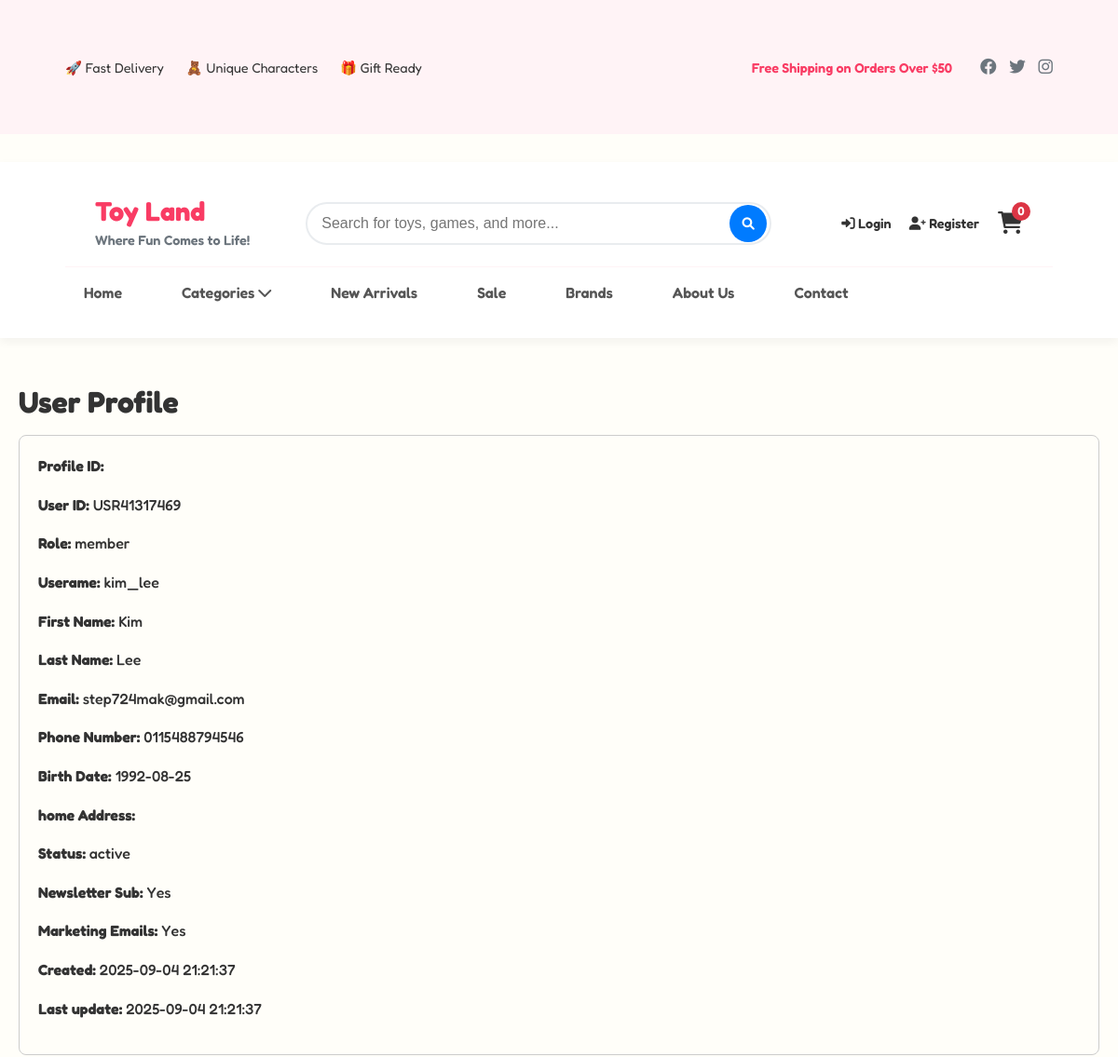
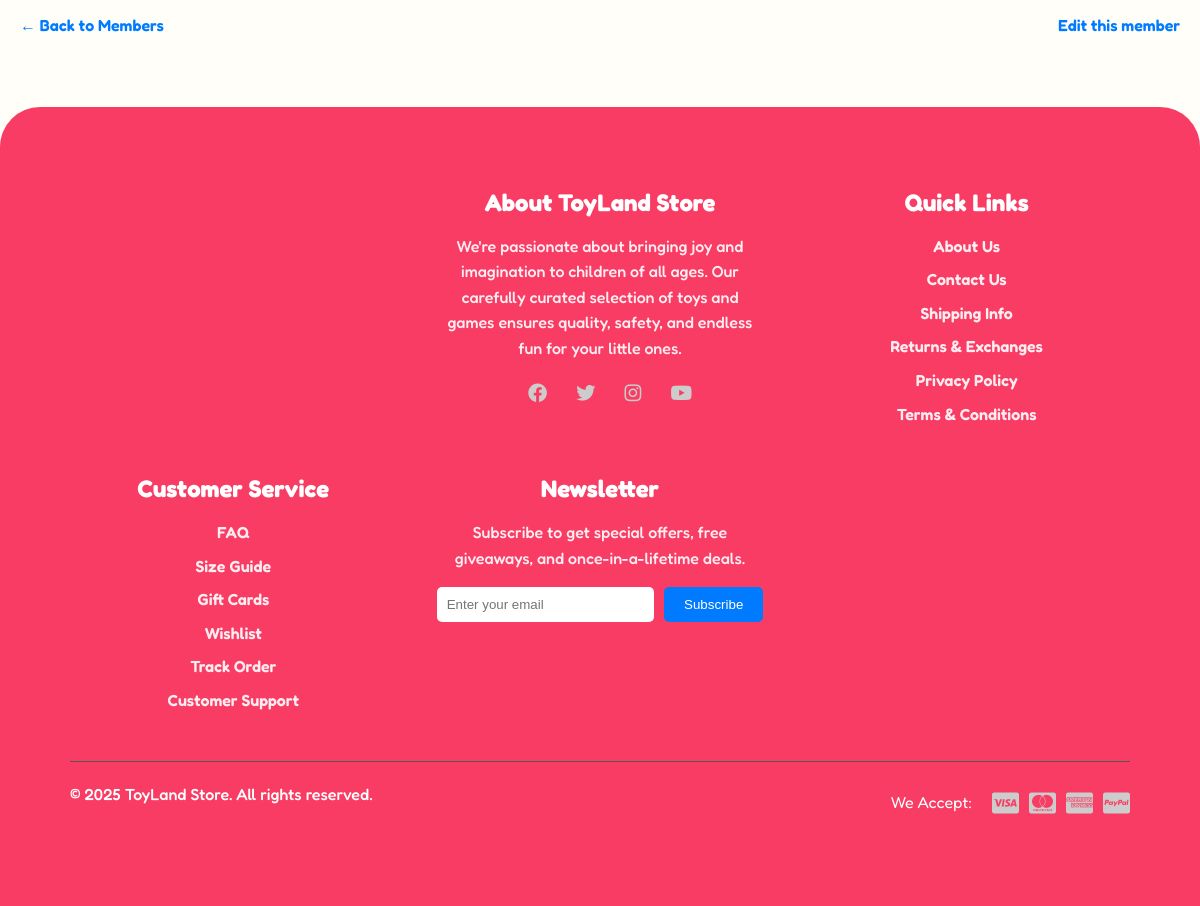
The page /root/admin/member_profile.php?id=USR41317469 (signed in) on the database its author committed (2 pictures, top to bottom).
### tables this page shows
CREATE TABLE `user_profiles` (
  `user_id` varchar(11) NOT NULL,
  `first_name` varchar(50) NOT NULL,
  `last_name` varchar(50) NOT NULL,
  `phone` varchar(20) DEFAULT NULL,
  `date_of_birth` date DEFAULT NULL,
  `address_line1` varchar(255) NOT NULL,
  `address_line2` varchar(255) DEFAULT NULL,
  `city` varchar(100) NOT NULL,
  `state` varchar(100) NOT NULL,
  `postal_code` varchar(20) NOT NULL,
  `address` text DEFAULT NULL,
  `newsletter_subscription` tinyint(1) DEFAULT 0,
  `marketing_emails` tinyint(1) DEFAULT 0,
  `created_at` timestamp NOT NULL DEFAULT current_timestamp(),
  `updated_at` timestamp NOT NULL DEFAULT current_timestamp() ON UPDATE current_timestamp()
);

CREATE TABLE `user` (
  `user_id` varchar(11) NOT NULL,
  `username` varchar(50) NOT NULL,
  `email` varchar(100) NOT NULL,
  `password` varchar(255) NOT NULL,
  `role` enum('admin','member') NOT NULL DEFAULT 'member',
  `status` enum('active','blocked') NOT NULL DEFAULT 'active',
  `profile_pic` varchar(255) DEFAULT NULL,
  `remember_token` varchar(64) DEFAULT NULL,
  `created_at` timestamp NOT NULL DEFAULT current_timestamp(),
  `updated_at` timestamp NOT NULL DEFAULT current_timestamp() ON UPDATE current_timestamp()
);

### root/admin/member_profile.php (the view, shortened to what this page needs)
<?php
require_once '../includes/db.php';
$userId = $_GET['id'];
$sql = "
    SELECT u.*, up.*
    FROM user u
    LEFT JOIN user_profiles up ON u.user_id = up.user_id
    WHERE u.user_id = ?
";
$stmt = $pdo->prepare($sql);
$stmt->execute([$userId]);
$user = $stmt->fetch(PDO::FETCH_ASSOC);
include '../includes/header.php';
?>
<div class="container" style="max-width:3000px; margin-top:30px;">
    <h2>User Profile</h2>
    <div style="border:1px solid #ccc; padding:20px; border-radius:8px;">
        <p><strong>Profile ID:</strong> <?= htmlspecialchars($user['profile_id']) ?></p>
        <p><strong>User ID:</strong> <?= htmlspecialchars($user['user_id']) ?></p>
        <p><strong>Role:</strong> <?= htmlspecialchars($user['role']) ?></p>
        <p><strong>Userame:</strong> <?= htmlspecialchars($user['username']) ?></p>
        <p><strong>First Name:</strong> <?= htmlspecialchars($user['first_name']?? '') ?></p>
        <p><strong>Last Name:</strong> <?= htmlspecialchars($user['last_name']?? '') ?></p>
        <p><strong>Email:</strong> <?= htmlspecialchars($user['email']) ?></p>
        <p><strong>Phone Number:</strong> <?= htmlspecialchars($user['phone']?? '') ?></p>
        <p><strong>Birth Date:</strong> <?= htmlspecialchars($user['date_of_birth']?? '') ?></p>
        <p><strong>home Address:</strong> <?= htmlspecialchars($user['address']?? '') ?></p>
        <p><strong>Status:</strong> <?= htmlspecialchars($user['status']) ?></p>
        <p>
            <strong>Newsletter Sub:</strong>
            <?= $user['newsletter_subscription'] == 1 ? 'Yes' : 'No' ?>
        </p>
        <p>
            <strong>Marketing Emails:</strong>
            <?= $user['marketing_emails'] == 1 ? 'Yes' : 'No' ?>
        </p>
        <p><strong>Created:</strong> <?= htmlspecialchars($user['created_at']) ?></p>
        <p><strong>Last update:</strong> <?= htmlspecialchars($user['updated_at']) ?></p>
    </div>
    <div style="display:flex; justify-content:space-between; margin-top:15px;">
        <a href="members.php" style="text-decoration:none; color:#007bff;">← Back to Members</a>
        <a href="member_edit.php?id=<?= urlencode($user['user_id']) ?>" style="text-decoration:none; color:#007bff;">Edit this member
    </div>
</div>
<?php include '../includes/footer.php'; ?>

### rows shown on the page
user_profiles: user_id "USR41317469", user_id.role "member", user_id.username "kim_lee", first_name "Kim", last_name "Lee", user_id.email "step724mak@gmail.com", phone "0115488794546", date_of_birth "1992-08-25", user_id.status "active", created_at "2025-09-04 21:21:37", updated_at "2025-09-04 21:21:37"

### other values the page prints
$cart_count "0"
